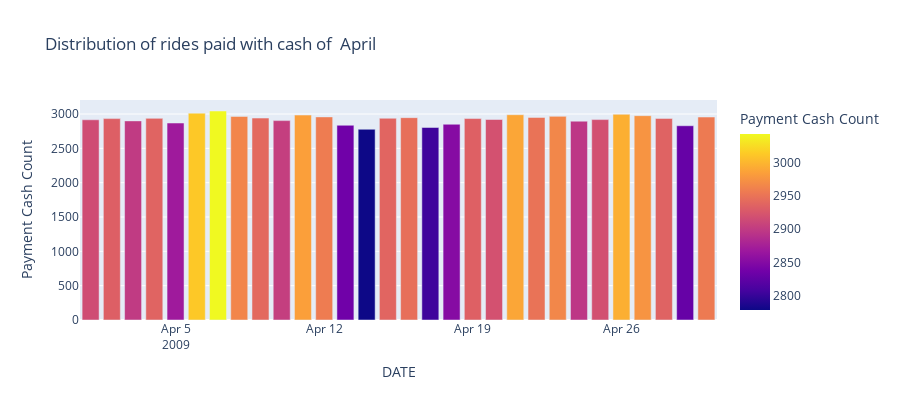
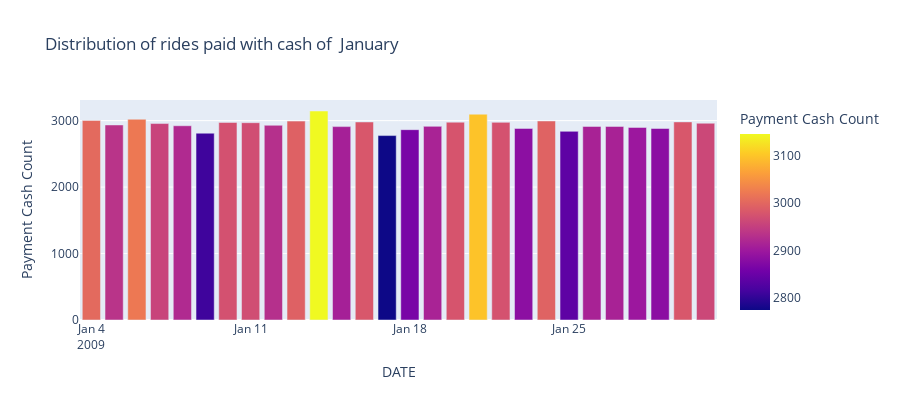
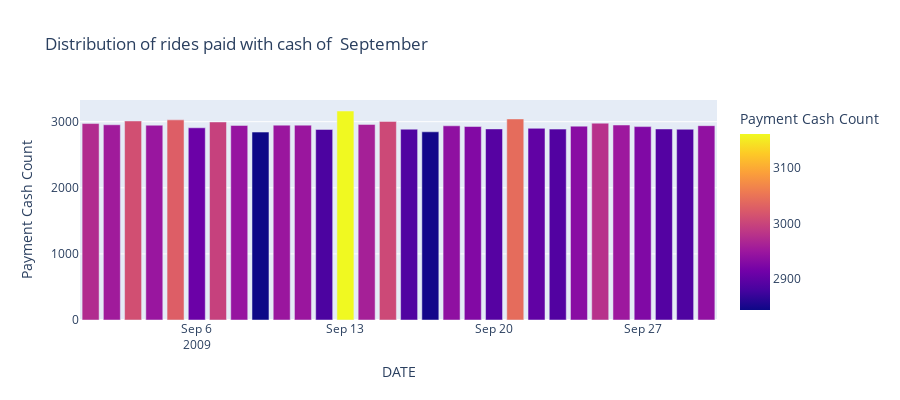
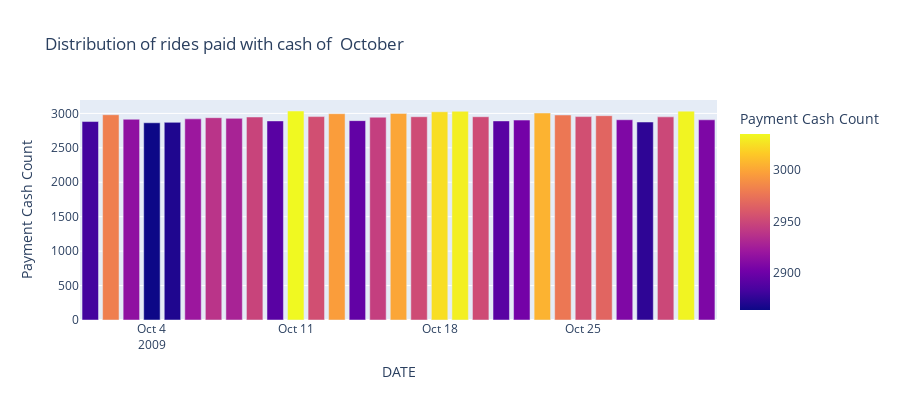

The notebook cell saved with these charts, in order:
### Code cell
# fig = px.bar(g[g.pickup_datetime_month == 'April'], x='pickup_datetime', y='trip_distance', color='trip_distance',
#              labels={'trip_distance':'trip distance','pickup_datetime':'Date' }, height=400,
#              title="Distribution of rides paid with cash 2009")
# fig.show()

def create_df(df,month) :
    
    df['pickup_day_month'] = df['pickup_datetime'].dt.strftime("%Y-%m-%d")
        
    df_zahia = df[df.pickup_datetime_month == month]
    df_zahia = df_zahia.groupby('pickup_day_month')
    ls = df_zahia.pickup_day_month.unique().astype(str).str[2:12].tolist() 
    data = {'DATE' :[x for x in ls], \
               'Payment Cash Count':[df_zahia.get_group(str(x)).payment_type.count() for x in ls]}
    
    return pd.DataFrame(data)

def dist_plot_monthly(df,month) : 
    create_df(df,month)

    fig = px.bar(create_df(df,month), x='DATE', y='Payment Cash Count', color='Payment Cash Count',height=400,
                 title="Distribution of rides paid with cash of "+ " " +month )
    fig.show()

list_month = df_2009.pickup_datetime_month.unique().tolist()
for month in list_month : 
    dist_plot_monthly(df_2009,month)

### Figure 1 — Plotly figure (JSON) as saved in the notebook; plotly's stock layout.template omitted (floating-point values rounded to 4 significant figures)
{"data": [{"alignmentgroup": "True", "hovertemplate": "DATE=%{x}<br>Payment Cash Count=%{marker.color}<extra></extra>", "legendgroup": "", "marker": {"color": [2916, 2933, 2900, 2937, 2869, 3013, 3044, 2965, 2941, 2904, 2985, 2958, 2836, 2778, 2938, 2947, 2804, 2851, 2934, 2920, 2990, 2950, 2966, 2896, 2919, 2996, 2976, 2936, 2829, 2956], "coloraxis": "coloraxis"}, "name": "", "offsetgroup": "", "orientation": "v", "showlegend": false, "textposition": "auto", "type": "bar", "x": ["2009-04-01", "2009-04-02", "2009-04-03", "2009-04-04", "2009-04-05", "2009-04-06", "2009-04-07", "2009-04-08", "2009-04-09", "2009-04-10", "2009-04-11", "2009-04-12", "2009-04-13", "2009-04-14", "2009-04-15", "2009-04-16", "2009-04-17", "2009-04-18", "2009-04-19", "2009-04-20", "2009-04-21", "2009-04-22", "2009-04-23", "2009-04-24", "2009-04-25", "2009-04-26", "2009-04-27", "2009-04-28", "2009-04-29", "2009-04-30"], "xaxis": "x", "y": [2916, 2933, 2900, 2937, 2869, 3013, 3044, 2965, 2941, 2904, 2985, 2958, 2836, 2778, 2938, 2947, 2804, 2851, 2934, 2920, 2990, 2950, 2966, 2896, 2919, 2996, 2976, 2936, 2829, 2956], "yaxis": "y"}], "layout": {"barmode": "relative", "coloraxis": {"colorbar": {"title": {"text": "Payment Cash Count"}}, "colorscale": [[0, "#0d0887"], [0.1111, "#46039f"], [0.2222, "#7201a8"], [0.3333, "#9c179e"], [0.4444, "#bd3786"], [0.5556, "#d8576b"], [0.6667, "#ed7953"], [0.7778, "#fb9f3a"], [0.8889, "#fdca26"], [1, "#f0f921"]]}, "height": 400, "legend": {"tracegroupgap": 0}, "title": {"text": "Distribution of rides paid with cash of  April"}, "xaxis": {"anchor": "y", "domain": [0, 1], "title": {"text": "DATE"}}, "yaxis": {"anchor": "x", "domain": [0, 1], "title": {"text": "Payment Cash Count"}}}}

### Figure 2 — Plotly figure (JSON) as saved in the notebook; plotly's stock layout.template omitted (floating-point values rounded to 4 significant figures)
{"data": [{"alignmentgroup": "True", "hovertemplate": "DATE=%{x}<br>Payment Cash Count=%{marker.color}<extra></extra>", "legendgroup": "", "marker": {"color": [3003, 2935, 3021, 2956, 2923, 2811, 2973, 2969, 2930, 2993, 3145, 2910, 2980, 2775, 2864, 2914, 2977, 3097, 2974, 2883, 2995, 2839, 2913, 2913, 2898, 2882, 2981, 2961], "coloraxis": "coloraxis"}, "name": "", "offsetgroup": "", "orientation": "v", "showlegend": false, "textposition": "auto", "type": "bar", "x": ["2009-01-04", "2009-01-05", "2009-01-06", "2009-01-07", "2009-01-08", "2009-01-09", "2009-01-10", "2009-01-11", "2009-01-12", "2009-01-13", "2009-01-14", "2009-01-15", "2009-01-16", "2009-01-17", "2009-01-18", "2009-01-19", "2009-01-20", "2009-01-21", "2009-01-22", "2009-01-23", "2009-01-24", "2009-01-25", "2009-01-26", "2009-01-27", "2009-01-28", "2009-01-29", "2009-01-30", "2009-01-31"], "xaxis": "x", "y": [3003, 2935, 3021, 2956, 2923, 2811, 2973, 2969, 2930, 2993, 3145, 2910, 2980, 2775, 2864, 2914, 2977, 3097, 2974, 2883, 2995, 2839, 2913, 2913, 2898, 2882, 2981, 2961], "yaxis": "y"}], "layout": {"barmode": "relative", "coloraxis": {"colorbar": {"title": {"text": "Payment Cash Count"}}, "colorscale": [[0, "#0d0887"], [0.1111, "#46039f"], [0.2222, "#7201a8"], [0.3333, "#9c179e"], [0.4444, "#bd3786"], [0.5556, "#d8576b"], [0.6667, "#ed7953"], [0.7778, "#fb9f3a"], [0.8889, "#fdca26"], [1, "#f0f921"]]}, "height": 400, "legend": {"tracegroupgap": 0}, "title": {"text": "Distribution of rides paid with cash of  January"}, "xaxis": {"anchor": "y", "domain": [0, 1], "title": {"text": "DATE"}}, "yaxis": {"anchor": "x", "domain": [0, 1], "title": {"text": "Payment Cash Count"}}}}

### Figure 3 — Plotly figure (JSON) as saved in the notebook; plotly's stock layout.template omitted (floating-point values rounded to 4 significant figures)
{"data": [{"alignmentgroup": "True", "hovertemplate": "DATE=%{x}<br>Payment Cash Count=%{marker.color}<extra></extra>", "legendgroup": "", "marker": {"color": [2972, 2954, 3011, 2947, 3028, 2908, 2996, 2944, 2843, 2948, 2948, 2883, 3162, 2959, 3005, 2887, 2847, 2938, 2927, 2891, 3042, 2900, 2888, 2933, 2978, 2950, 2926, 2890, 2886, 2940], "coloraxis": "coloraxis"}, "name": "", "offsetgroup": "", "orientation": "v", "showlegend": false, "textposition": "auto", "type": "bar", "x": ["2009-09-01", "2009-09-02", "2009-09-03", "2009-09-04", "2009-09-05", "2009-09-06", "2009-09-07", "2009-09-08", "2009-09-09", "2009-09-10", "2009-09-11", "2009-09-12", "2009-09-13", "2009-09-14", "2009-09-15", "2009-09-16", "2009-09-17", "2009-09-18", "2009-09-19", "2009-09-20", "2009-09-21", "2009-09-22", "2009-09-23", "2009-09-24", "2009-09-25", "2009-09-26", "2009-09-27", "2009-09-28", "2009-09-29", "2009-09-30"], "xaxis": "x", "y": [2972, 2954, 3011, 2947, 3028, 2908, 2996, 2944, 2843, 2948, 2948, 2883, 3162, 2959, 3005, 2887, 2847, 2938, 2927, 2891, 3042, 2900, 2888, 2933, 2978, 2950, 2926, 2890, 2886, 2940], "yaxis": "y"}], "layout": {"barmode": "relative", "coloraxis": {"colorbar": {"title": {"text": "Payment Cash Count"}}, "colorscale": [[0, "#0d0887"], [0.1111, "#46039f"], [0.2222, "#7201a8"], [0.3333, "#9c179e"], [0.4444, "#bd3786"], [0.5556, "#d8576b"], [0.6667, "#ed7953"], [0.7778, "#fb9f3a"], [0.8889, "#fdca26"], [1, "#f0f921"]]}, "height": 400, "legend": {"tracegroupgap": 0}, "title": {"text": "Distribution of rides paid with cash of  September"}, "xaxis": {"anchor": "y", "domain": [0, 1], "title": {"text": "DATE"}}, "yaxis": {"anchor": "x", "domain": [0, 1], "title": {"text": "Payment Cash Count"}}}}

### Figure 4 — Plotly figure (JSON) as saved in the notebook; plotly's stock layout.template omitted (floating-point values rounded to 4 significant figures)
{"data": [{"alignmentgroup": "True", "hovertemplate": "DATE=%{x}<br>Payment Cash Count=%{marker.color}<extra></extra>", "legendgroup": "", "marker": {"color": [2882, 2981, 2915, 2864, 2870, 2921, 2938, 2928, 2948, 2891, 3035, 2954, 2996, 2895, 2945, 3000, 2952, 3024, 3031, 2952, 2891, 2903, 3006, 2977, 2954, 2967, 2908, 2875, 2950, 3033, 2907], "coloraxis": "coloraxis"}, "name": "", "offsetgroup": "", "orientation": "v", "showlegend": false, "textposition": "auto", "type": "bar", "x": ["2009-10-01", "2009-10-02", "2009-10-03", "2009-10-04", "2009-10-05", "2009-10-06", "2009-10-07", "2009-10-08", "2009-10-09", "2009-10-10", "2009-10-11", "2009-10-12", "2009-10-13", "2009-10-14", "2009-10-15", "2009-10-16", "2009-10-17", "2009-10-18", "2009-10-19", "2009-10-20", "2009-10-21", "2009-10-22", "2009-10-23", "2009-10-24", "2009-10-25", "2009-10-26", "2009-10-27", "2009-10-28", "2009-10-29", "2009-10-30", "2009-10-31"], "xaxis": "x", "y": [2882, 2981, 2915, 2864, 2870, 2921, 2938, 2928, 2948, 2891, 3035, 2954, 2996, 2895, 2945, 3000, 2952, 3024, 3031, 2952, 2891, 2903, 3006, 2977, 2954, 2967, 2908, 2875, 2950, 3033, 2907], "yaxis": "y"}], "layout": {"barmode": "relative", "coloraxis": {"colorbar": {"title": {"text": "Payment Cash Count"}}, "colorscale": [[0, "#0d0887"], [0.1111, "#46039f"], [0.2222, "#7201a8"], [0.3333, "#9c179e"], [0.4444, "#bd3786"], [0.5556, "#d8576b"], [0.6667, "#ed7953"], [0.7778, "#fb9f3a"], [0.8889, "#fdca26"], [1, "#f0f921"]]}, "height": 400, "legend": {"tracegroupgap": 0}, "title": {"text": "Distribution of rides paid with cash of  October"}, "xaxis": {"anchor": "y", "domain": [0, 1], "title": {"text": "DATE"}}, "yaxis": {"anchor": "x", "domain": [0, 1], "title": {"text": "Payment Cash Count"}}}}
